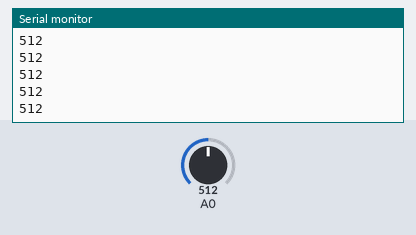
Bench run of a sketch on a simulated Arduino Uno, built with avr-gcc and run on an emulated ATmega328P. Shown: the last lines printed to the serial monitor. The test bench sets the inputs (shaded band); at power-on: A0 = 512.

Above: at 1.2 s.
1.3 s: A0 set to 716
At 1.31 s:
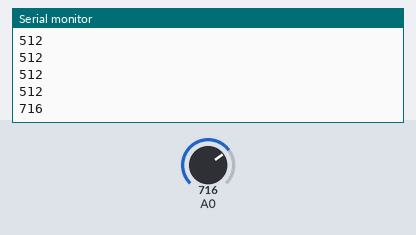
2.8 s: A0 set to 900
At 2.81 s:
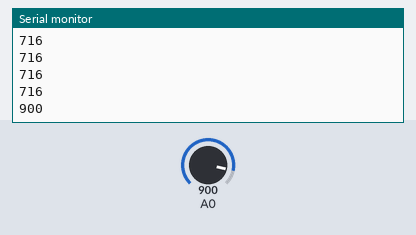
Timing chart, 0 to 5.8 s (numbered marks = the images above; inputs shaded):
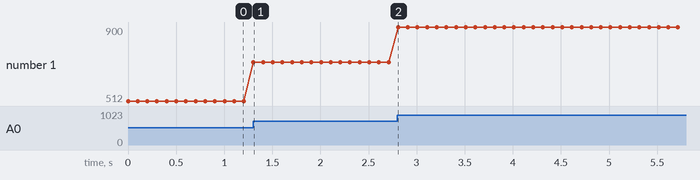

The sketch:

rs232_ad.ino
```cpp
//YWROBOT
//ywrobot.taobao.com
void setup()
{
  Serial.begin(9600); // 打开串口，设置波特率为9600 bps
}
void loop()
{
      int val;
      val=analogRead(A0);   //传感器接于模拟口0
      Serial.println(val,DEC);//从串口发送数据并换行
      delay(100);
}
```

Measured:
- after the input at 1.3 s, the serial monitor: prints a new line at once (image 1)
- after the input at 2.8 s, the serial monitor: prints a new line at once (image 2)
- plotted number 1: 512 → 716 after the input at 1.3 s, 716 → 900 after the input at 2.8 s
